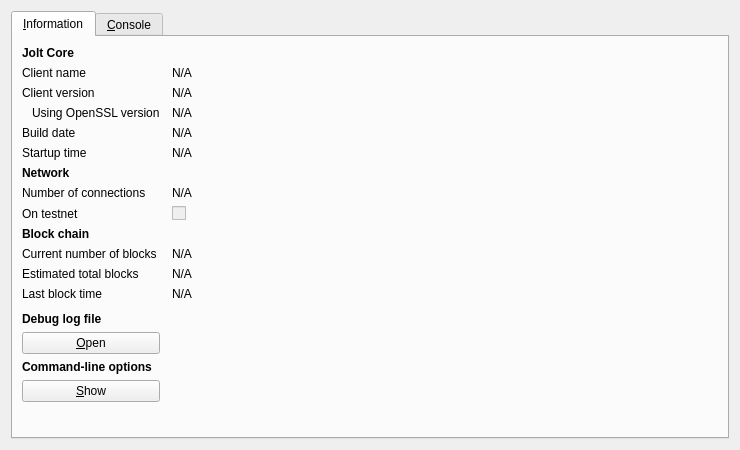
<?xml version="1.0" encoding="UTF-8"?>
<ui version="4.0">
 <class>RPCConsole</class>
 <widget class="QDialog" name="RPCConsole">
  <property name="geometry">
   <rect>
    <x>0</x>
    <y>0</y>
    <width>740</width>
    <height>450</height>
   </rect>
  </property>
  <property name="windowTitle">
   <string>Jolt - Debug window</string>
  </property>
  <layout class="QVBoxLayout" name="verticalLayout_2">
   <item>
    <widget class="QTabWidget" name="tabWidget">
     <property name="currentIndex">
      <number>0</number>
     </property>
     <widget class="QWidget" name="tab_info">
      <attribute name="title">
       <string>&amp;Information</string>
      </attribute>
      <layout class="QGridLayout" name="gridLayout" columnstretch="0,1">
       <property name="horizontalSpacing">
        <number>12</number>
       </property>
       <item row="0" column="0">
        <widget class="QLabel" name="label_9">
         <property name="font">
          <font>
           <weight>75</weight>
           <bold>true</bold>
          </font>
         </property>
         <property name="text">
          <string>Jolt Core</string>
         </property>
        </widget>
       </item>
       <item row="1" column="0">
        <widget class="QLabel" name="label_5">
         <property name="text">
          <string>Client name</string>
         </property>
        </widget>
       </item>
       <item row="1" column="1">
        <widget class="QLabel" name="clientName">
         <property name="cursor">
          <cursorShape>IBeamCursor</cursorShape>
         </property>
         <property name="text">
          <string>N/A</string>
         </property>
         <property name="textFormat">
          <enum>Qt::PlainText</enum>
         </property>
         <property name="textInteractionFlags">
          <set>Qt::LinksAccessibleByMouse|Qt::TextSelectableByKeyboard|Qt::TextSelectableByMouse</set>
         </property>
        </widget>
       </item>
       <item row="2" column="0">
        <widget class="QLabel" name="label_6">
         <property name="text">
          <string>Client version</string>
         </property>
        </widget>
       </item>
       <item row="2" column="1">
        <widget class="QLabel" name="clientVersion">
         <property name="cursor">
          <cursorShape>IBeamCursor</cursorShape>
         </property>
         <property name="text">
          <string>N/A</string>
         </property>
         <property name="textFormat">
          <enum>Qt::PlainText</enum>
         </property>
         <property name="textInteractionFlags">
          <set>Qt::LinksAccessibleByMouse|Qt::TextSelectableByKeyboard|Qt::TextSelectableByMouse</set>
         </property>
        </widget>
       </item>
       <item row="3" column="0">
        <widget class="QLabel" name="label_14">
         <property name="text">
          <string>Using OpenSSL version</string>
         </property>
         <property name="indent">
          <number>10</number>
         </property>
        </widget>
       </item>
       <item row="3" column="1">
        <widget class="QLabel" name="openSSLVersion">
         <property name="cursor">
          <cursorShape>IBeamCursor</cursorShape>
         </property>
         <property name="text">
          <string>N/A</string>
         </property>
         <property name="textFormat">
          <enum>Qt::PlainText</enum>
         </property>
         <property name="textInteractionFlags">
          <set>Qt::LinksAccessibleByMouse|Qt::TextSelectableByKeyboard|Qt::TextSelectableByMouse</set>
         </property>
        </widget>
       </item>
       <item row="4" column="0">
        <widget class="QLabel" name="label_12">
         <property name="text">
          <string>Build date</string>
         </property>
        </widget>
       </item>
       <item row="4" column="1">
        <widget class="QLabel" name="buildDate">
         <property name="cursor">
          <cursorShape>IBeamCursor</cursorShape>
         </property>
         <property name="text">
          <string>N/A</string>
         </property>
         <property name="textFormat">
          <enum>Qt::PlainText</enum>
         </property>
         <property name="textInteractionFlags">
          <set>Qt::LinksAccessibleByMouse|Qt::TextSelectableByKeyboard|Qt::TextSelectableByMouse</set>
         </property>
        </widget>
       </item>
       <item row="5" column="0">
        <widget class="QLabel" name="label_13">
         <property name="text">
          <string>Startup time</string>
         </property>
        </widget>
       </item>
       <item row="5" column="1">
        <widget class="QLabel" name="startupTime">
         <property name="cursor">
          <cursorShape>IBeamCursor</cursorShape>
         </property>
         <property name="text">
          <string>N/A</string>
         </property>
         <property name="textFormat">
          <enum>Qt::PlainText</enum>
         </property>
         <property name="textInteractionFlags">
          <set>Qt::LinksAccessibleByMouse|Qt::TextSelectableByKeyboard|Qt::TextSelectableByMouse</set>
         </property>
        </widget>
       </item>
       <item row="6" column="0">
        <widget class="QLabel" name="label_11">
         <property name="font">
          <font>
           <weight>75</weight>
           <bold>true</bold>
          </font>
         </property>
         <property name="text">
          <string>Network</string>
         </property>
        </widget>
       </item>
       <item row="7" column="0">
        <widget class="QLabel" name="label_7">
         <property name="text">
          <string>Number of connections</string>
         </property>
        </widget>
       </item>
       <item row="7" column="1">
        <widget class="QLabel" name="numberOfConnections">
         <property name="cursor">
          <cursorShape>IBeamCursor</cursorShape>
         </property>
         <property name="text">
          <string>N/A</string>
         </property>
         <property name="textFormat">
          <enum>Qt::PlainText</enum>
         </property>
         <property name="textInteractionFlags">
          <set>Qt::LinksAccessibleByMouse|Qt::TextSelectableByKeyboard|Qt::TextSelectableByMouse</set>
         </property>
        </widget>
       </item>
       <item row="8" column="0">
        <widget class="QLabel" name="label_8">
         <property name="text">
          <string>On testnet</string>
         </property>
        </widget>
       </item>
       <item row="8" column="1">
        <widget class="QCheckBox" name="isTestNet">
         <property name="enabled">
          <bool>false</bool>
         </property>
         <property name="text">
          <string/>
         </property>
        </widget>
       </item>
       <item row="9" column="0">
        <widget class="QLabel" name="label_10">
         <property name="font">
          <font>
           <weight>75</weight>
           <bold>true</bold>
          </font>
         </property>
         <property name="text">
          <string>Block chain</string>
         </property>
        </widget>
       </item>
       <item row="10" column="0">
        <widget class="QLabel" name="label_3">
         <property name="text">
          <string>Current number of blocks</string>
         </property>
        </widget>
       </item>
       <item row="10" column="1">
        <widget class="QLabel" name="numberOfBlocks">
         <property name="cursor">
          <cursorShape>IBeamCursor</cursorShape>
         </property>
         <property name="text">
          <string>N/A</string>
         </property>
         <property name="textFormat">
          <enum>Qt::PlainText</enum>
         </property>
         <property name="textInteractionFlags">
          <set>Qt::LinksAccessibleByMouse|Qt::TextSelectableByKeyboard|Qt::TextSelectableByMouse</set>
         </property>
        </widget>
       </item>
       <item row="11" column="0">
        <widget class="QLabel" name="label_4">
         <property name="text">
          <string>Estimated total blocks</string>
         </property>
        </widget>
       </item>
       <item row="11" column="1">
        <widget class="QLabel" name="totalBlocks">
         <property name="cursor">
          <cursorShape>IBeamCursor</cursorShape>
         </property>
         <property name="text">
          <string>N/A</string>
         </property>
         <property name="textFormat">
          <enum>Qt::PlainText</enum>
         </property>
         <property name="textInteractionFlags">
          <set>Qt::LinksAccessibleByMouse|Qt::TextSelectableByKeyboard|Qt::TextSelectableByMouse</set>
         </property>
        </widget>
       </item>
       <item row="12" column="0">
        <widget class="QLabel" name="label_2">
         <property name="text">
          <string>Last block time</string>
         </property>
        </widget>
       </item>
       <item row="12" column="1">
        <widget class="QLabel" name="lastBlockTime">
         <property name="cursor">
          <cursorShape>IBeamCursor</cursorShape>
         </property>
         <property name="text">
          <string>N/A</string>
         </property>
         <property name="textFormat">
          <enum>Qt::PlainText</enum>
         </property>
         <property name="textInteractionFlags">
          <set>Qt::LinksAccessibleByMouse|Qt::TextSelectableByKeyboard|Qt::TextSelectableByMouse</set>
         </property>
        </widget>
       </item>
       <item row="13" column="0">
        <spacer name="verticalSpacer_2">
         <property name="orientation">
          <enum>Qt::Vertical</enum>
         </property>
         <property name="sizeHint" stdset="0">
          <size>
           <width>20</width>
           <height>20</height>
          </size>
         </property>
        </spacer>
       </item>
       <item row="14" column="0">
        <widget class="QLabel" name="labelDebugLogfile">
         <property name="font">
          <font>
           <weight>75</weight>
           <bold>true</bold>
          </font>
         </property>
         <property name="text">
          <string>Debug log file</string>
         </property>
        </widget>
       </item>
       <item row="15" column="0">
        <widget class="QPushButton" name="openDebugLogfileButton">
         <property name="toolTip">
          <string>Open the Jolt debug log file from the current data directory. This can take a few seconds for large log files.</string>
         </property>
         <property name="text">
          <string>&amp;Open</string>
         </property>
         <property name="autoDefault">
          <bool>false</bool>
         </property>
        </widget>
       </item>
       <item row="16" column="0">
        <widget class="QLabel" name="labelCLOptions">
         <property name="font">
          <font>
           <weight>75</weight>
           <bold>true</bold>
          </font>
         </property>
         <property name="text">
          <string>Command-line options</string>
         </property>
        </widget>
       </item>
       <item row="17" column="0">
        <widget class="QPushButton" name="showCLOptionsButton">
         <property name="toolTip">
          <string>Show the Jolt-Qt help message to get a list with possible Jolt command-line options.</string>
         </property>
         <property name="text">
          <string>&amp;Show</string>
         </property>
         <property name="autoDefault">
          <bool>false</bool>
         </property>
        </widget>
       </item>
       <item row="18" column="0">
        <spacer name="verticalSpacer">
         <property name="orientation">
          <enum>Qt::Vertical</enum>
         </property>
         <property name="sizeHint" stdset="0">
          <size>
           <width>20</width>
           <height>40</height>
          </size>
         </property>
        </spacer>
       </item>
      </layout>
     </widget>
     <widget class="QWidget" name="tab_console">
      <attribute name="title">
       <string>&amp;Console</string>
      </attribute>
      <layout class="QVBoxLayout" name="verticalLayout_3">
       <property name="spacing">
        <number>3</number>
       </property>
       <item>
        <widget class="QTextEdit" name="messagesWidget">
         <property name="minimumSize">
          <size>
           <width>0</width>
           <height>100</height>
          </size>
         </property>
         <property name="readOnly">
          <bool>true</bool>
         </property>
         <property name="tabKeyNavigation" stdset="0">
          <bool>false</bool>
         </property>
         <property name="columnCount" stdset="0">
          <number>2</number>
         </property>
        </widget>
       </item>
       <item>
        <layout class="QHBoxLayout" name="horizontalLayout">
         <property name="spacing">
          <number>3</number>
         </property>
         <item>
          <widget class="QLabel" name="label">
           <property name="text">
            <string notr="true">&gt;</string>
           </property>
          </widget>
         </item>
         <item>
          <widget class="QLineEdit" name="lineEdit"/>
         </item>
         <item>
          <widget class="QPushButton" name="clearButton">
           <property name="maximumSize">
            <size>
             <width>24</width>
             <height>24</height>
            </size>
           </property>
           <property name="toolTip">
            <string>Clear console</string>
           </property>
           <property name="text">
            <string/>
           </property>
           <property name="icon">
            <iconset resource="../bitcoin.qrc">
             <normaloff>:/icons/remove</normaloff>:/icons/remove</iconset>
           </property>
           <property name="shortcut">
            <string notr="true">Ctrl+L</string>
           </property>
           <property name="autoDefault">
            <bool>false</bool>
           </property>
          </widget>
         </item>
        </layout>
       </item>
      </layout>
     </widget>
    </widget>
   </item>
  </layout>
 </widget>
 <resources>
  <include location="../bitcoin.qrc"/>
 </resources>
 <connections/>
</ui>
